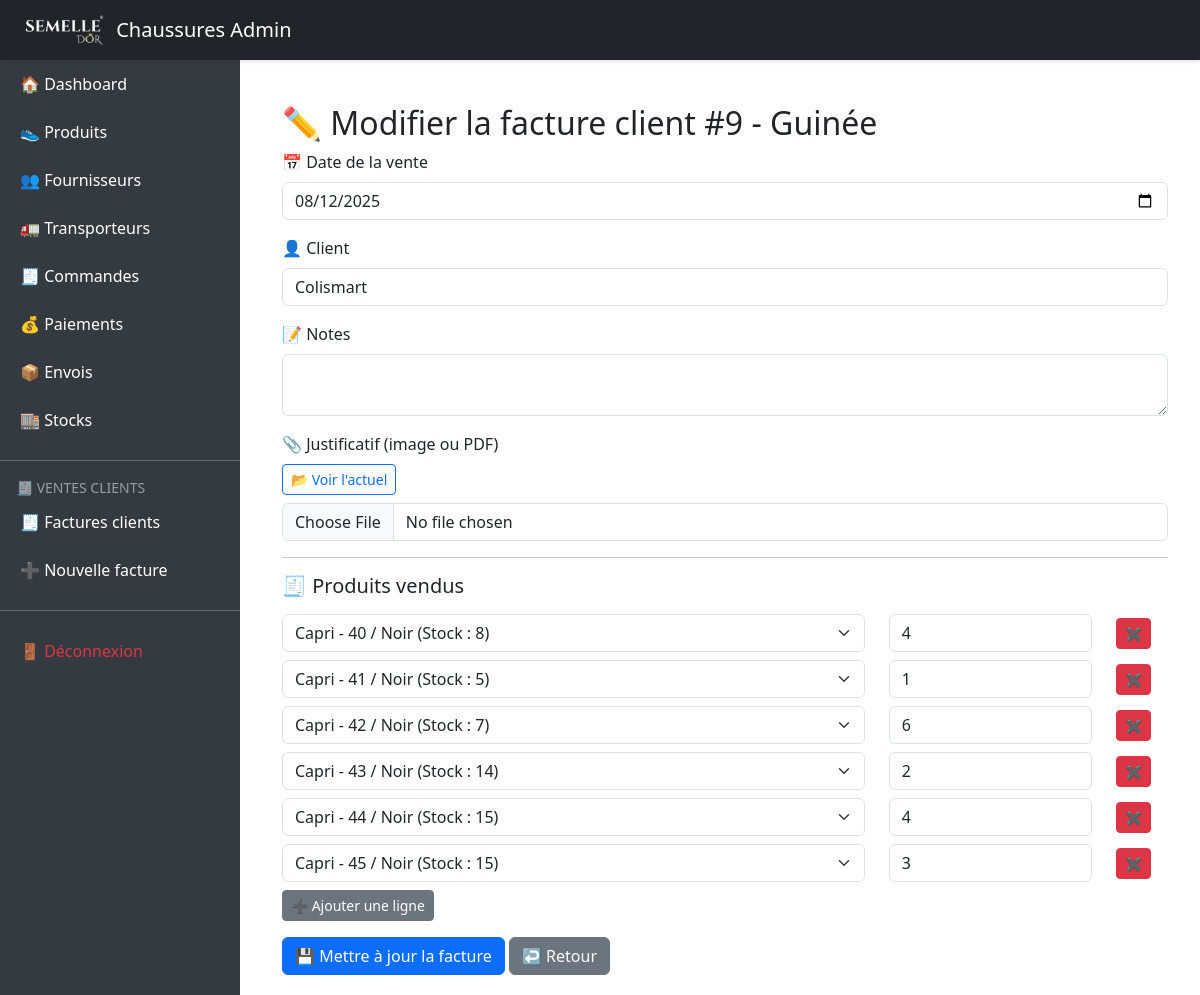
Screenshot of /index.php?route=client_sales/edit/9 (signed in) with the database file from the repository.
### tables this page shows
CREATE TABLE `client_sales` (
  `id` int(11) NOT NULL,
  `sale_date` date NOT NULL,
  `country_id` int(11) NOT NULL,
  `customer_name` varchar(100) DEFAULT NULL,
  `notes` text DEFAULT NULL,
  `created_at` datetime DEFAULT current_timestamp(),
  `proof_file` varchar(255) DEFAULT NULL
);

CREATE TABLE `countries` (
  `id` int(11) NOT NULL,
  `name` varchar(100) NOT NULL,
  `flag` varchar(10) DEFAULT '',
  `code` varchar(10) DEFAULT ''
);

CREATE TABLE `client_sale_items` (
  `id` int(11) NOT NULL,
  `sale_id` int(11) NOT NULL,
  `variant_id` int(11) NOT NULL,
  `quantity_sold` int(11) NOT NULL
);

CREATE TABLE `variants` (
  `id` int(11) NOT NULL,
  `product_id` int(11) DEFAULT NULL,
  `size` varchar(10) DEFAULT NULL,
  `color` varchar(50) DEFAULT NULL,
  `sku` varchar(100) DEFAULT NULL
);

CREATE TABLE `products` (
  `id` int(11) NOT NULL,
  `name` varchar(100) DEFAULT NULL,
  `description` text DEFAULT NULL,
  `category` varchar(100) DEFAULT NULL,
  `image_path` varchar(255) DEFAULT NULL
);

### controllers/ClientSaleController.php (called while the page is built, shortened)
<?php
require_once 'models/RealStock.php';
require_once 'models/ClientSale.php';
require_once 'models/ClientSaleItem.php';
function editClientSale($id)
{
    $sale = ClientSale::findWithCountry($id);
    $items = ClientSaleItem::getItemsWithDetails($id);
    $variants = RealStock::getAvailableVariantsByCountry($sale['country_id']);
    include 'views/client_sales/edit.php';
}

### index.php (called while the page is built, shortened)
<?php
require 'routes.php';

### models/ClientSale.php (called while the page is built, shortened)
<?php
class ClientSale
{
    public static function findWithCountry($id)
    {
        global $pdo;
        $stmt = $pdo->prepare("
	        SELECT cs.*, c.name AS country_name, c.flag
	        FROM client_sales cs
	        JOIN countries c ON cs.country_id = c.id
	        WHERE cs.id = ?
	    ");
        $stmt->execute([$id]);
        return $stmt->fetch(PDO::FETCH_ASSOC);
    }
}

### models/ClientSaleItem.php (called while the page is built, shortened)
<?php
class ClientSaleItem
{
    public static function getItemsWithDetails($saleId)
    {
        global $pdo;
        $stmt = $pdo->prepare("
	        SELECT csi.*, v.size, v.color, v.sku, p.name AS product_name
	        FROM client_sale_items csi
	        JOIN variants v ON csi.variant_id = v.id
	        JOIN products p ON v.product_id = p.id
	        WHERE csi.sale_id = ?
	    ");
        $stmt->execute([$saleId]);
        return $stmt->fetchAll(PDO::FETCH_ASSOC);
    }
}

### models/RealStock.php (called while the page is built, shortened)
<?php
class RealStock
{
    public static function getAvailableVariantsByCountry($countryId)
    {
        global $pdo;
        $stmt = $pdo->prepare("
            SELECT rs.variant_id, rs.current_stock, v.size, v.color, v.sku, p.name AS product_name
            FROM real_stock_view rs
            JOIN variants v ON rs.variant_id = v.id
            JOIN products p ON v.product_id = p.id
            WHERE rs.country_id = ? AND rs.current_stock > 0
            ORDER BY p.name, v.size, v.color
        ");
        $stmt->execute([$countryId]);
        return $stmt->fetchAll(PDO::FETCH_ASSOC);
    }
}

### views/client_sales/edit.php (the view, shortened to what this page needs)
<?php include 'views/layout/header.php'; ?>
<div class="container mt-4">
    <h2>✏️ Modifier la facture client #<?= $sale['id'] ?> - <?= htmlspecialchars($sale['country_name']) ?></h2>
    <form action="?route=client_sales/update/<?= $sale['id'] ?>" method="POST" enctype="multipart/form-data">
        <div class="mb-3">
            <label for="sale_date" class="form-label">📅 Date de la vente</label>
            <input type="date" name="sale_date" id="sale_date" class="form-control" value="<?= $sale['sale_date'] ?>" required>
        </div>
        <div class="mb-3">
            <label for="customer_name" class="form-label">👤 Client</label>
            <input type="text" name="customer_name" id="customer_name" class="form-control" value="<?= htmlspecialchars($sale['customer_name']) ?>">
        </div>
        <div class="mb-3">
            <label for="notes" class="form-label">📝 Notes</label>
            <textarea name="notes" id="notes" class="form-control" rows="2"><?= htmlspecialchars($sale['notes']) ?></textarea>
        </div>
        <div class="mb-3">
            <label for="proof_file" class="form-label">📎 Justificatif (image ou PDF)</label><br>
            <?php if ($sale['proof_file']): ?>
                <a href="<?= htmlspecialchars($sale['proof_file']) ?>" target="_blank" class="btn btn-sm btn-outline-primary">📂 Voir l'actuel</a><br>
            <?php endif; ?>
            <input type="file" name="proof_file" id="proof_file" class="form-control mt-2" accept="image/*,.pdf">
        </div>
        <hr>
        <h5 class="mb-3">🧾 Produits vendus</h5>
        <div id="sale-lines">
            <?php foreach ($items as $item): ?>
                <div class="row mb-2 sale-line">
                    <div class="col-8">
                        <select name="variant_id[]" class="form-select" required>
                            <?php foreach ($variants as $variant): ?>
                                <option value="<?= $variant['variant_id'] ?>"
                                    <?= $variant['variant_id'] == $item['variant_id'] ? 'selected' : '' ?>>
                                    <?= htmlspecialchars($variant['product_name'] . ' - ' . $variant['size'] . ' / ' . $variant['color']) ?>
                                    (Stock : <?= $variant['current_stock'] ?>)
                                </option>
                            <?php endforeach; ?>
                        </select>
                    </div>
                    <div class="col-3">
                        <input type="number" name="quantity_sold[]" class="form-control" value="<?= $item['quantity_sold'] ?>" required>
                    </div>
                    <div class="col-1 d-flex align-items-center">
                        <button type="button" class="btn btn-danger btn-sm remove-line">✖</button>
                    </div>
                </div>
            <?php endforeach; ?>
        </div>
        <div class="mb-3">
            <button type="button" id="add-line" class="btn btn-secondary btn-sm">➕ Ajouter une ligne</button>
        </div>
        <button type="submit" class="btn btn-primary">💾 Mettre à jour la facture</button>
        <a href="?route=client_sales" class="btn btn-secondary">↩️ Retour</a>
    </form>
</div>
<?php include 'views/layout/footer.php'; ?>

### views/layout/header.php (style rules this page uses)
body { min-height: 100vh; display: flex; }

### rows the page displays
client_sales: id "9", country.name "Guinée", sale_date "08/12/2025", customer_name "Colismart"
client_sale_items: variant.color "Capri - 40 / Noir (Stock : 8)", quantity_sold "4"
client_sale_items: variant.color "Capri - 41 / Noir (Stock : 5)", quantity_sold "1"
client_sale_items: variant.color "Capri - 42 / Noir (Stock : 7)", quantity_sold "6"
client_sale_items: variant.color "Capri - 43 / Noir (Stock : 14)", quantity_sold "2"
client_sale_items: variant.color "Capri - 44 / Noir (Stock : 15)", quantity_sold "4"
client_sale_items: variant.color "Capri - 45 / Noir (Stock : 15)", quantity_sold "3"
